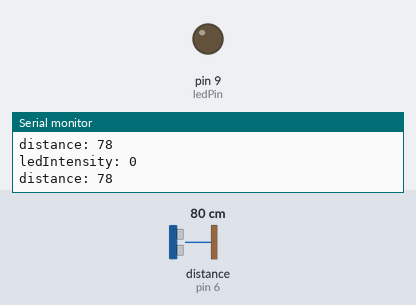
Bench run of a sketch on a simulated Arduino Uno, built with avr-gcc and run on an emulated ATmega328P. Parts: output pins drawn as LEDs (lit = HIGH), the last lines printed to the serial monitor. Wiring (inferred from the names in the program): ultrasonic range finder: trigger pin 7; echo pin 6. The test bench sets the inputs (shaded band); at power-on: distance to the obstacle (sensor on pin 6) 80 cm. The echo pulse lasts 58.3 µs per cm; pins used as bus, display or sensor lines are not drawn.

Above: at 1.2 s.
1.3 s: distance to the obstacle (sensor on pin 6) set to 100 cm
At 2.92 s:
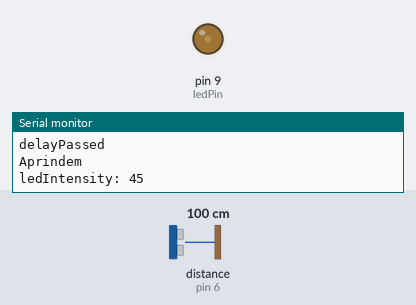
4.3 s: distance to the obstacle (sensor on pin 6) set to 107 cm
At 4.48 s:
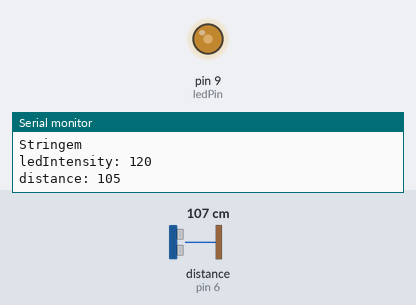
7.3 s: distance to the obstacle (sensor on pin 6) set to 2 cm
At 15.2 s:
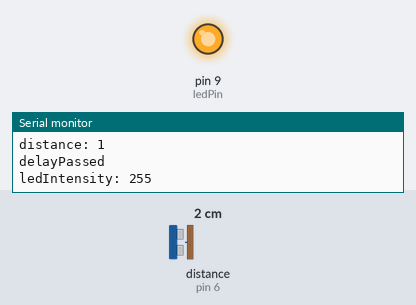
Timing chart, 0 to 16.7 s (numbered marks = the images above; inputs shaded):
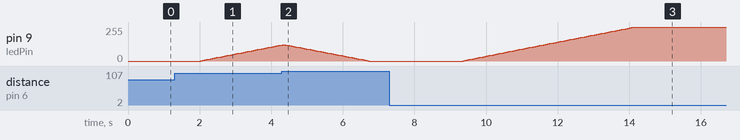

Measured:
- the behaviour switches between 102 and 103 cm on distance to the obstacle (sensor on pin 6) (found by bisection; images 1 and 2)
- after the input at 7.3 s, pin 9 (ledPin): moves from 0/255 to 255/255 over 4.8 s, starting after 2.1 s

The sketch:

hc-sr04.ino
```cpp
const int triggerPin = 7; // Pinul de trigger pentru senzorul HC-SR04
const int echoPin = 6;    // Pinul de echo pentru senzor
const int ledPin = 9;     // Pinul PWM pentru banda LED

unsigned long previousMillis = 0;
const long interval = 20; // Intervalul pentru schimbarea intensității
const long delayMillis = 2000; // Timpul de asteptare inainte de a schimba intensitatea
unsigned long startMillis = 0;
int ledIntensity = 0;
int ledIntensityStep = 3;
bool ledIncreasing = false;
bool inZone = false;
const int proximityThreshold = 100; // Distanța de 1 metru
bool delayPassed = false;

void setup() {
  pinMode(triggerPin, OUTPUT);
  pinMode(echoPin, INPUT);
  pinMode(ledPin, OUTPUT);
  Serial.begin(9600);
}

void loop() {
  long duration;
  int distance;

  // Trimit semnal de trigger
  digitalWrite(triggerPin, LOW);
  delayMicroseconds(2);
  digitalWrite(triggerPin, HIGH);
  delayMicroseconds(10);
  digitalWrite(triggerPin, LOW);

  // Citire durata semnal
  duration = pulseIn(echoPin, HIGH);
  distance = duration * 0.034 / 2; // Calculez distanța în cm

  Serial.print("distance: ");
  Serial.println(distance);

  // Verific dacă cineva este la mai puțin de 1 metru
  if (distance <= proximityThreshold) {
    if (!inZone && (ledIntensity == 0 || ledIntensity == 255)) {
      startMillis = millis(); // Începem cronometrul de 5 secunde
      delayPassed = false;
    }
    inZone = true;
  } else {
    if (inZone && (ledIntensity == 0 || ledIntensity == 255)) {
      startMillis = millis(); // Începem cronometrul de <delayMillis> secunde
      delayPassed = false; // Resetăm temporizatorul dacă nu mai este în zonă
    }
    inZone = false;
  }

  // Verificăm dacă au trecut <delayMillis> secunde
  if (!delayPassed && (millis() - startMillis >= delayMillis)) {
    delayPassed = true; // Setăm că au trecut <delayMillis> secunde
  }

  // Actualizez intensitatea luminii doar după ce au trecut <delayMillis> secunde
  if (delayPassed) {
    Serial.println("delayPassed");
    unsigned long currentMillis = millis();
    if (currentMillis - previousMillis >= interval) {
      previousMillis = currentMillis;

      if (inZone && ledIntensity < 255) {
        ledIntensity = constrain(ledIntensity + ledIntensityStep, 0, 255);
        analogWrite(ledPin, ledIntensity);
        Serial.println("Aprindem");
      } else if (!inZone && ledIntensity > 0) {
        Serial.println("Stringem");
        ledIntensity = constrain(ledIntensity - ledIntensityStep, 0, 255);
        analogWrite(ledPin, ledIntensity);
      }
    }
  }

  Serial.print("ledIntensity: ");
  Serial.println(ledIntensity);

  delay(1);
}
```
